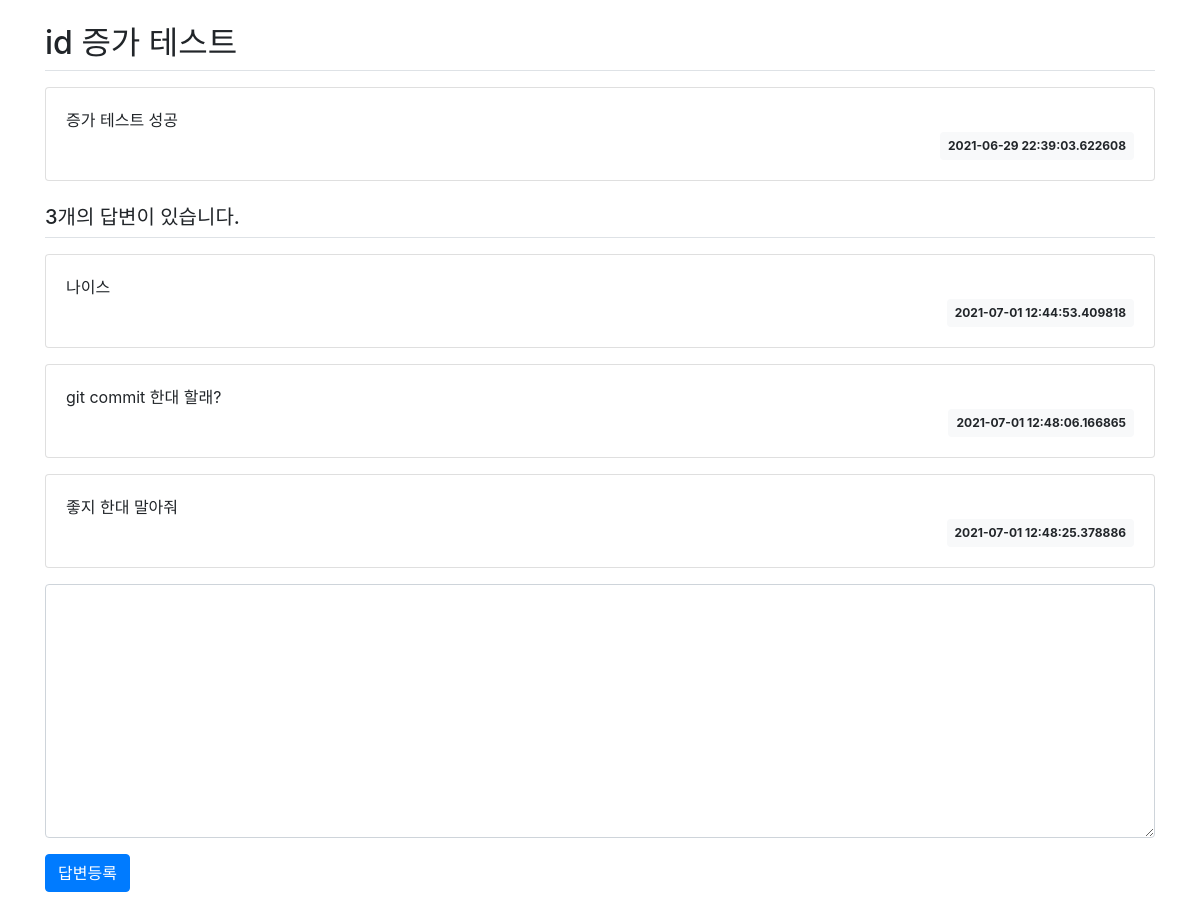
Screenshot of /question/detail/2/ with the database file from the repository.
### pybo/models.py (models this page shows)
class Question(db.Model):
    id = db.Column(db.Integer, primary_key=True)
    subject = db.Column(db.String(200), nullable=False)
    content = db.Column(db.Text(), nullable=False)
    create_date = db.Column(db.DateTime(), nullable=False)

class Answer(db.Model):
    id = db.Column(db.Integer, primary_key=True)
    question_id = db.Column(db.Integer, db.ForeignKey(
        'question.id', ondelete='CASCADE'))
    question = db.relationship('Question', backref=db.backref('answer_set'))
    content = db.Column(db.Text(), nullable=False)
    create_date = db.Column(db.DateTime(), nullable=False)

### pybo/views/question_views.py (the view)
@bp.route('/detail/<int:question_id>/')
def detail(question_id):
    question = Question.query.get(question_id)
    return render_template('question/question_detail.html', question=question)

### pybo/templates/question/question_detail.html (shortened to what this page needs)
<!DOCTYPE html>
<html lang="en">
<head>
    <link rel="stylesheet" href="{{ url_for('static', filename='bootstrap.min.css') }}">
</head>
<body>
    <div class="container my-3">
        <h2 class="border-bottom py-2">{{ question.subject }}</h2>
        <div class="card my-3">
            <div class="card-body">
                <div class="card-text" style="white-space: pre-line;">{{ question.content }}</div>
                <div class="d-flex justify-content-end">
                    <div class="badge badge-light p-2">
                        {{ question.create_date }}
                    </div>
                </div>
            </div>
        </div>
        <h5 class="border-bottom my-3 py-2">{{ question.answer_set|length }}개의 답변이 있습니다.</h5>
        {% for answer in question.answer_set %}
        <div class="card my-3">
            <div class="card-body">
                <div class="card-text" style="white-space: pre-line;">{{ answer.content }}</div>
                <div class="d-flex justify-content-end">
                    <div class="badge badge-light p-2">
                        {{ answer.create_date }}
                    </div>
                </div>
            </div>
        </div>
        {% endfor %}
        <form action="{{ url_for('answer.create', question_id=question.id) }}" method="post" class="my-3">
            <div class="form-group">
                <textarea name="content" id="content" class="form-control" rows="10"></textarea>
            </div>
            <input type="submit" value="답변등록" class="btn btn-primary">
        </form>
    </div>
</body>
</html>

### rows the page displays
Question: subject "id 증가 테스트", content "증가 테스트 성공", create_date "2021-06-29 22:39:03.622608"
Answer: content "나이스", create_date "2021-07-01 12:44:53.409818"
Answer: content "git commit 한대 할래?", create_date "2021-07-01 12:48:06.166865"
Answer: content "좋지 한대 말아줘", create_date "2021-07-01 12:48:25.378886"

### other values shown
{{ question.answer_set|length }} "3"
